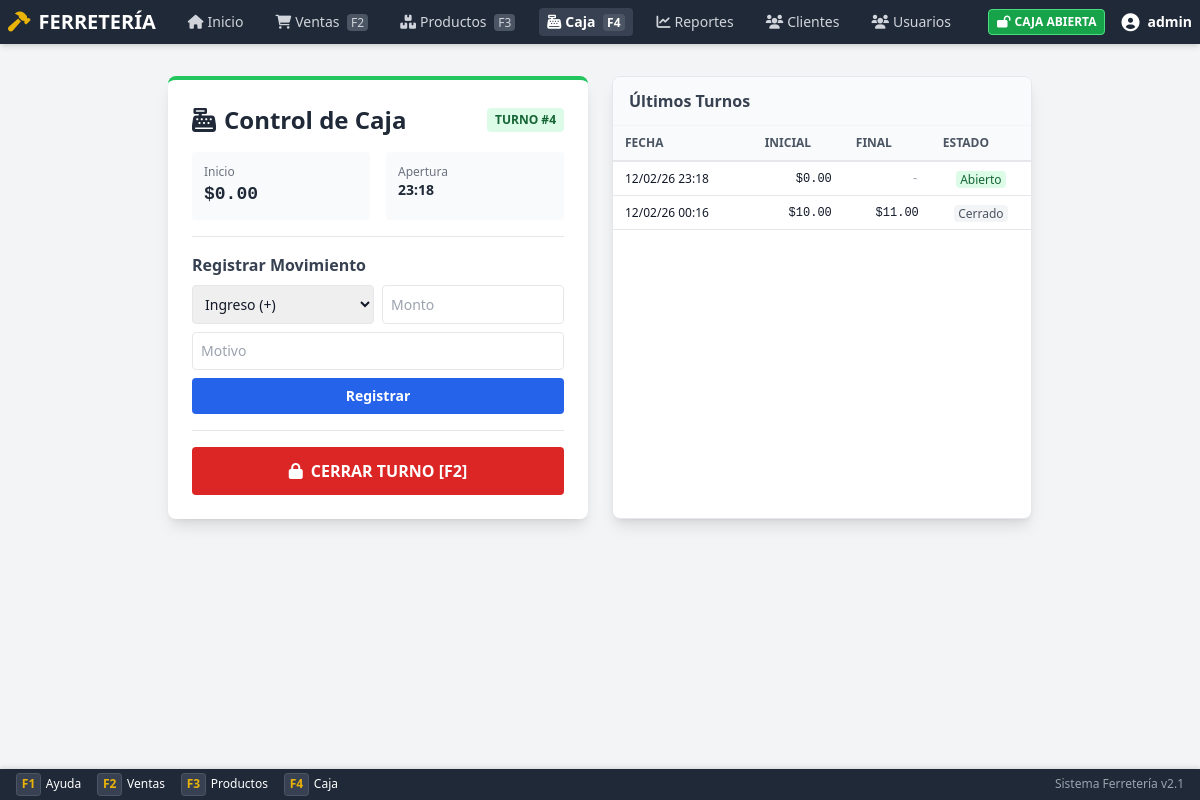
The app's page /public/cash.php (signed in) with its own data.
### tables this page shows
CREATE TABLE `turnos_caja` (
  `id` int(11) NOT NULL,
  `user_id` int(11) NOT NULL,
  `usuario_id` int(11) DEFAULT NULL,
  `usuario_nombre` varchar(100) DEFAULT NULL,
  `monto_inicial` decimal(10,2) NOT NULL DEFAULT 0.00,
  `monto_final` decimal(10,2) DEFAULT NULL,
  `monto_esperado` decimal(10,2) DEFAULT NULL,
  `diferencia` decimal(10,2) DEFAULT NULL,
  `estado` enum('abierto','cerrado') DEFAULT 'abierto',
  `fecha_apertura` timestamp NOT NULL DEFAULT current_timestamp(),
  `fecha_cierre` timestamp NULL DEFAULT NULL,
  `notas_apertura` text DEFAULT NULL,
  `notas_cierre` text DEFAULT NULL,
  `cerrado_por` int(11) DEFAULT NULL
);

### app/Core/Database.php (called while the page is built, shortened)
<?php
class Database
{
    private static $instance = null;
    private $pdo;
    private function __construct()
    {
        try {
            $dsn = sprintf(
                "mysql:host=%s;dbname=%s;charset=%s",
                DB_HOST,
                DB_NAME,
                DB_CHARSET
            );
            $options = [
                PDO::ATTR_ERRMODE => PDO::ERRMODE_EXCEPTION,
                PDO::ATTR_DEFAULT_FETCH_MODE => PDO::FETCH_ASSOC,
                PDO::ATTR_EMULATE_PREPARES => false,
                PDO::MYSQL_ATTR_INIT_COMMAND => "SET NAMES " . DB_CHARSET
            ];
            $this->pdo = new PDO($dsn, DB_USER, DB_PASS, $options);
        } catch (PDOException $e) {
            Logger::error('Database connection failed', [
                'error' => $e->getMessage()
            ]);
            die('Error de conexión a la base de datos. Por favor contacte al administrador.');
        }
    }
    public static function getInstance()
    {
        if (self::$instance === null) {
            self::$instance = new self();
        }
        return self::$instance;
    }
    public function query($sql, $params = [])
    {
        try {
            $stmt = $this->pdo->prepare($sql);
            $stmt->execute($params);
            return $stmt;
        } catch (PDOException $e) {
            Logger::error('Database query failed', [
                'sql' => $sql,
                'error' => $e->getMessage()
            ]);
            throw $e;
        }
    }
    public function fetchOne($sql, $params = [])
    {
        $stmt = $this->query($sql, $params);
        return $stmt->fetch();
    }
    public function fetchAll($sql, $params = [])
    {
        $stmt = $this->query($sql, $params);
        return $stmt->fetchAll();
    }
}

### public/cash.php (the view, shortened to what this page needs)
<?php
$userId = $_SESSION['user_id'];
$db = Database::getInstance();
$turno = $db->fetchOne("SELECT * FROM turnos_caja WHERE user_id = ? AND estado = 'abierto'", [$userId]);
$historial = $db->fetchAll("SELECT * FROM turnos_caja WHERE user_id = ? ORDER BY fecha_apertura DESC LIMIT 5", [$userId]);
?>
<!DOCTYPE html>
<html lang="es">
<head>
    <script src="assets/js/tailwindcss.js"></script>
    <link href="assets/css/fontawesome.min.css" rel="stylesheet">
</head>
<body class="bg-gray-100 flex flex-col min-h-screen pb-10">
    <?php include __DIR__ . '/../includes/nav.php'; ?>
    <div class="max-w-4xl mx-auto px-4 py-8 w-full flex-1">
        <div class="grid grid-cols-1 md:grid-cols-2 gap-6">
            <div
                class="bg-white rounded-lg shadow-lg p-6 border-t-4 <?php echo $turno ? 'border-green-500' : 'border-red-500'; ?>">
                <h2 class="text-2xl font-bold mb-4 text-gray-800 flex items-center justify-between">
                    <span>
                        <i class="fas fa-cash-register mr-2"></i>Control de Caja
                    </span>
                    <?php if ($turno): ?>
                        <span class="text-xs bg-green-100 text-green-800 px-2 py-1 rounded">TURNO
                            #<?php echo $turno['id']; ?></span>
                    <?php endif; ?>
                </h2>
                <?php if (!$turno): ?>
                    <div class="text-center py-4">
                        <i class="fas fa-lock text-red-400 text-5xl mb-3"></i>
                        <p class="text-gray-500 mb-6 font-bold">La caja está cerrada</p>
                        <form method="POST" class="max-w-xs mx-auto text-left">
                            <input type="hidden" name="csrf_token" value="<?php echo $_SESSION['csrf_token']; ?>">
                            <label class="block text-xs font-bold text-gray-500 uppercase">Monto Inicial</label>
                            <div class="flex gap-2 mb-4">
                                <input type="number" step="0.01" name="monto_inicial" value="0.00"
                                    class="flex-1 border p-2 rounded text-lg font-bold" autofocus>
                                <button type="submit" name="abrir_caja"
                                    class="bg-green-600 text-white px-4 py-2 rounded font-bold hover:bg-green-700">ABRIR
                                    [F2]</button>
                            </div>
                        </form>
                    </div>
                <?php else: ?>
                    <div class="space-y-4">
                        <div class="grid grid-cols-2 gap-4 text-sm">
                            <div class="bg-gray-50 p-3 rounded">
                                <span class="block text-gray-500 text-xs">Inicio</span>
                                <span
                                    class="font-bold text-lg text-gray-800 font-mono-num">$<?php echo number_format($turno['monto_inicial'], 2); ?></span>
                            </div>
                            <div class="bg-gray-50 p-3 rounded">
                                <span class="block text-gray-500 text-xs">Apertura</span>
                                <span
                                    class="font-bold text-gray-800"><?php echo date('H:i', strtotime($turno['fecha_apertura'])); ?></span>
                            </div>
                        </div>
                        <div class="border-t pt-4">
                            <h3 class="font-bold text-gray-700 mb-2">Registrar Movimiento</h3>
                            <form method="POST" class="grid grid-cols-2 gap-2">
                                <select name="tipo" class="border p-2 rounded text-sm">
                                    <option value="ingreso">Ingreso (+)</option>
                                </select>
                                <input type="number" step="0.01" name="monto" placeholder="Monto" required
                                    class="border p-2 rounded text-sm">
                                <input type="text" name="descripcion" placeholder="Motivo" required
                                    class="col-span-2 border p-2 rounded text-sm">
                                <button type="submit"
                                    class="col-span-2 bg-blue-600 text-white py-2 rounded text-sm font-bold hover:bg-blue-700">Registrar</button>
                            </form>
                        </div>
                        <div class="border-t pt-4">
                            <button onclick="document.getElementById('cierreModal').classList.remove('hidden')"
                                class="w-full bg-red-600 text-white py-3 rounded font-bold hover:bg-red-700">
                                <i class="fas fa-lock mr-2"></i>CERRAR TURNO [F2]
                            </button>
                        </div>
                    </div>
                <?php endif; ?>
            </div>
            <div class="bg-white rounded-lg shadow-lg overflow-hidden border border-gray-200">
                <div class="bg-gray-50 px-4 py-3 border-b border-gray-100">
                    <h3 class="font-bold text-gray-700">Últimos Turnos</h3>
                </div>
                <div class="overflow-x-auto">
                    <table class="dense-table">
                        <thead>
                            <tr>
                                <th>Fecha</th>
                                <th class="text-right">Inicial</th>
                                <th class="text-right">Final</th>
                                <th class="text-center">Estado</th>
                            </tr>
                        </thead>
                        <tbody>
                            <?php foreach ($historial as $h): ?>
                                <tr>
                                    <td class="text-xs"><?php echo date('d/m/y H:i', strtotime($h['fecha_apertura'])); ?>
                                    </td>
                                    <td class="text-right font-mono-num text-xs">
                                        $<?php echo number_format($h['monto_inicial'], 2); ?></td>
                                    <td class="text-right font-mono-num text-xs">
                                        <?php echo $h['monto_final'] !== null ? '$' . number_format($h['monto_final'], 2) : '<span class="text-gray-400">-</span>'; ?>
                                    </td>
                                    <td class="text-center">
                                        <?php if ($h['estado'] == 'abierto'): ?>
                                            <span class="text-xs bg-green-100 text-green-800 px-1 rounded">Abierto</span>
                                        <?php else: ?>
                                            <span class="text-xs bg-gray-100 text-gray-600 px-1 rounded">Cerrado</span>
                                        <?php endif; ?>
                                    </td>
                                </tr>
                            <?php endforeach; ?>
                        </tbody>
                    </table>
                </div>
            </div>
        </div>
    </div>
</body>
</html>

### public/assets/css/styles.css (style rules this page uses)
:root { --primary-color: #4f46e5; --secondary-color: #1f2937; --accent-color: #eab308; --bg-color: #f3f4f6; --text-color: #111827; }
body { background-color: var(--bg-color); color: var(--text-color); font-family: ui-sans-serif, system-ui, -apple-system, BlinkMacSystemFont, "Segoe UI", Roboto, "Helvetica Neue", Arial, sans-serif; }
.dense-table { width: 100%; border-collapse: collapse; font-size: 0.875rem; }
.dense-table th { background-color: #f9fafb; color: #4b5563; font-weight: 600; text-transform: uppercase; font-size: 0.75rem; padding: 0.5rem 0.75rem; border-bottom: 2px solid #e5e7eb; text-align: left; }
.dense-table td { padding: 0.375rem 0.75rem; border-bottom: 1px solid #e5e7eb; white-space: nowrap; }
.font-mono-num { font-family: ui-monospace, SFMono-Regular, Menlo, Monaco, Consolas, "Liberation Mono", "Courier New", monospace; font-variant-numeric: tabular-nums; }

### records on screen
turnos_caja: id "4", monto_inicial "0.00", fecha_apertura "23:18", fecha_apertura "12/02/26 23:18", estado "Abierto"
turnos_caja: fecha_apertura "12/02/26 00:16", monto_inicial "10.00", monto_final "11.00", estado "Cerrado"

### other values on screen
$_SESSION['username'] "admin"
